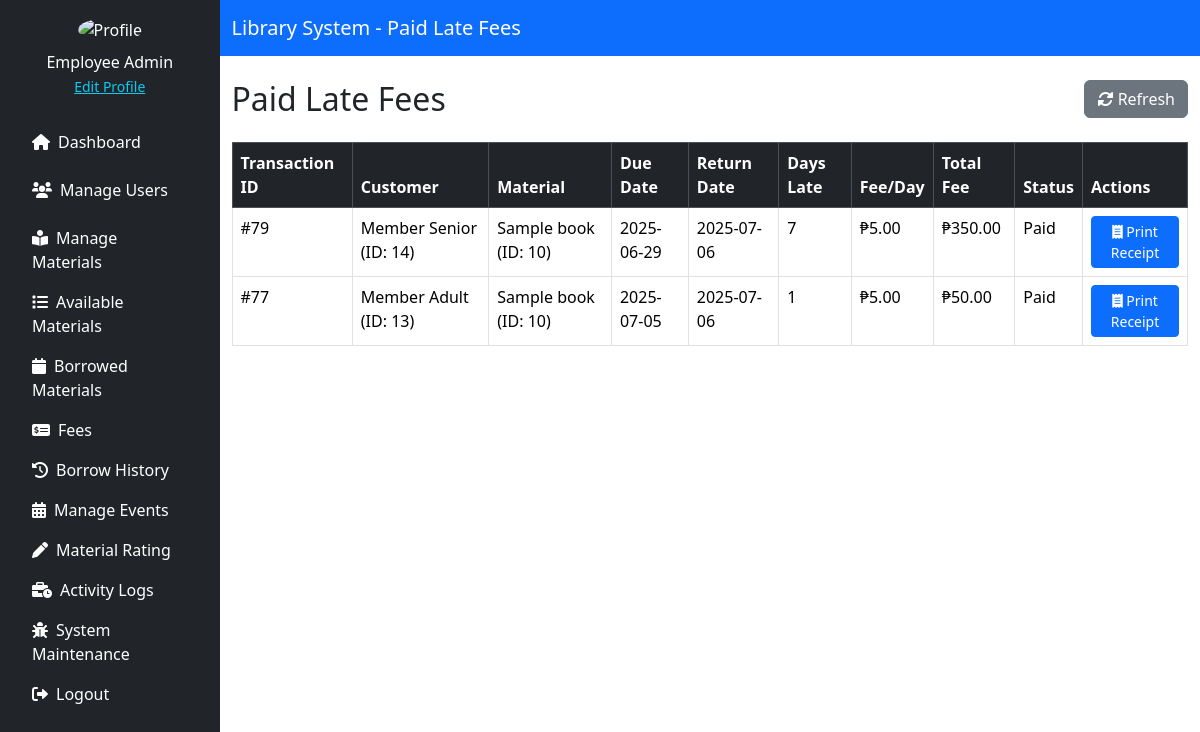
Page /source/employee/late_fees.php (signed in) on the committed database.
### tables this page shows
CREATE TABLE `material_transactions` (
  `transaction_id` int(11) NOT NULL,
  `material_type` enum('book','digital','research') NOT NULL,
  `material_id` int(11) NOT NULL,
  `customer_id` int(11) NOT NULL,
  `action` enum('Reserve','Borrow','Return','Request Access','Approve Access','Grant Access') NOT NULL,
  `status` enum('Reserved','Borrowed','Returned','Cancelled','Overdue') DEFAULT 'Reserved',
  `action_date` datetime DEFAULT current_timestamp(),
  `due_date` datetime DEFAULT NULL,
  `return_date` datetime DEFAULT NULL,
  `late_fee` decimal(10,2) DEFAULT 0.00
);

CREATE TABLE `customer` (
  `customer_id` int(11) NOT NULL,
  `first_name` varchar(255) NOT NULL,
  `middle_name` varchar(255) DEFAULT NULL,
  `last_name` varchar(255) NOT NULL,
  `purok` varchar(255) DEFAULT NULL,
  `street` varchar(255) DEFAULT NULL,
  `barangay` varchar(255) NOT NULL,
  `city` varchar(255) NOT NULL,
  `postal_code` varchar(255) DEFAULT NULL,
  `phone_num` varchar(225) NOT NULL,
  `birthdate` date NOT NULL,
  `email` varchar(255) NOT NULL,
  `password` varchar(255) NOT NULL,
  `role_id` int(11) NOT NULL,
  `status` enum('Active','Inactive') NOT NULL DEFAULT 'Active'
);

### source/employee/late_fees.php (the view, shortened to what this page needs)
<?php
include '../../config/db_conn.php';
function getPaidLateFees($pdo) {
    $stmt = $pdo->query("
        SELECT
            t.transaction_id,
            CONCAT(c.first_name, ' ', COALESCE(c.middle_name, ''), ' ', c.last_name) AS customer_name,
            c.customer_id,
            CASE
                WHEN t.material_type = 'book' THEN b.title
                WHEN t.material_type = 'digital' THEN d.title
                WHEN t.material_type = 'research' THEN r.title
            END AS material_title,
            t.material_id,
            DATE(t.due_date) AS due_date,
            DATE(t.return_date) AS return_date,
            DATEDIFF(t.return_date, t.due_date) AS days_late,
            5.00 AS fee_per_day,
            t.late_fee AS total_fee,
            'Paid' AS status
        FROM material_transactions t
        JOIN customer c ON t.customer_id = c.customer_id
        LEFT JOIN material_books b ON t.material_type = 'book' AND t.material_id = b.id
        LEFT JOIN material_digital_media d ON t.material_type = 'digital' AND t.material_id = d.id
        LEFT JOIN material_research r ON t.material_type = 'research' AND t.material_id = r.id
        WHERE t.late_fee > 0 AND t.status = 'Returned'
        ORDER BY t.return_date DESC
    ");
    return $stmt->fetchAll(PDO::FETCH_ASSOC);
}
$lateFees = getPaidLateFees($pdo);
?>
<!DOCTYPE html>
<html lang="en">
<head>
    <link href="https://cdn.jsdelivr.net/npm/bootstrap@5.3.3/dist/css/bootstrap.min.css" rel="stylesheet">
    <link href="https://cdnjs.cloudflare.com/ajax/libs/font-awesome/6.0.0/css/all.min.css" rel="stylesheet">
</head>
<body>
<div class="d-flex">
    <?php include './includes/sidebar.php'; ?>
    <div class="flex-grow-1">
        <nav class="navbar navbar-expand-lg navbar-dark bg-primary">
            <div class="container">
                <a class="navbar-brand" href="#">Library System - Paid Late Fees</a>
            </div>
        </nav>
        <div class="container mt-4">
            <div class="d-flex justify-content-between mb-3">
                <h2>Paid Late Fees</h2>
                <div>
                    <button class="btn btn-secondary" onclick="window.location.reload()">
                        <i class="fas fa-sync-alt"></i> Refresh
                    </button>
                </div>
            </div>
            <table class="table table-bordered">
                <thead class="table-dark">
                    <tr>
                        <th>Transaction ID</th>
                        <th>Customer</th>
                        <th>Material</th>
                        <th>Due Date</th>
                        <th>Return Date</th>
                        <th>Days Late</th>
                        <th>Fee/Day</th>
                        <th>Total Fee</th>
                        <th>Status</th>
                        <th>Actions</th>
                    </tr>
                </thead>
                <tbody>
                    <?php foreach ($lateFees as $fee): ?>
                        <tr class="paid">
                            <td>#<?= $fee['transaction_id'] ?></td>
                            <td><?= $fee['customer_name'] ?> (ID: <?= $fee['customer_id'] ?>)</td>
                            <td><?= $fee['material_title'] ?> (ID: <?= $fee['material_id'] ?>)</td>
                            <td><?= $fee['due_date'] ?></td>
                            <td><?= $fee['return_date'] ?></td>
                            <td><?= $fee['days_late'] ?></td>
                            <td>₱<?= number_format($fee['fee_per_day'], 2) ?></td>
                            <td>₱<?= number_format($fee['total_fee'], 2) ?></td>
                            <td><?= $fee['status'] ?></td>
                            <td>
                                <form method="POST" target="_blank">
                                    <button type="submit" class="btn btn-primary btn-sm">
                                        <i class="fas fa-receipt"></i> Print Receipt
                                    </button>
                                </form>
                            </td>
                        </tr>
                    <?php endforeach; ?>
                </tbody>
            </table>
        </div>
    </div>
</div>
</body>
</html>

### source/employee/late_fees.php (style rules this page uses)
.paid { background-color: #ddffdd; }

### rows in the picture
material_transactions: transaction_id "79", customer_name "Member Senior", customer.customer_id "14", material_title "Sample book", material "10", due_date "2025-06-29", return_date "2025-07-06", days_late "7", fee_per_day "5.00", late_fee "350.00", status "Paid"
material_transactions: transaction_id "77", customer_name "Member Adult", customer.customer_id "13", material_title "Sample book", material "10", due_date "2025-07-05", return_date "2025-07-06", days_late "1", fee_per_day "5.00", late_fee "50.00", status "Paid"

### other values in the picture
$_SESSION['user_name'] "Employee Admin"
